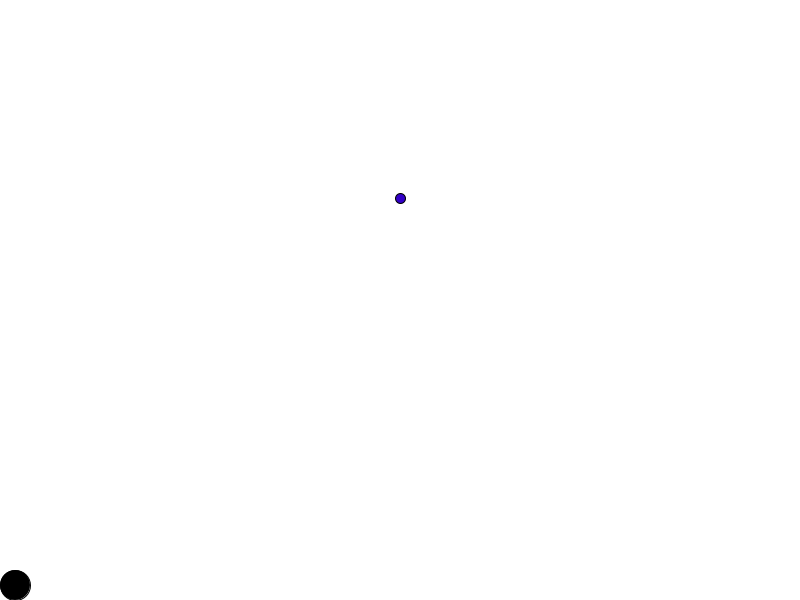
Frame 1 (no input)
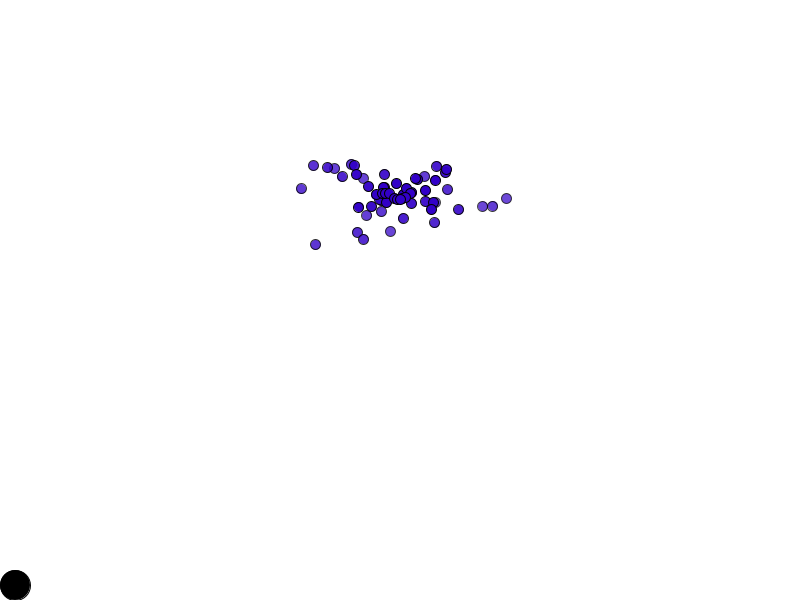
Frame 60 (the mouse pressed at the canvas centre just before this capture)
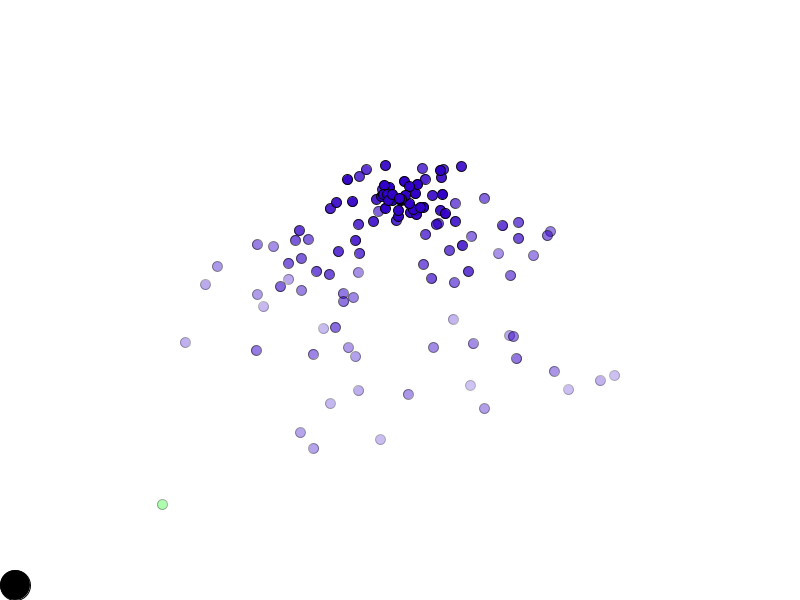
Frame 120 (the mouse held since frame 60 and released just before this capture)

The Processing sketch that drew these frames (run headless with seeded random() and noise(); from frame 60 on, the mouse is pressed at the canvas centre):

// Processing sketch: Labo01_JV
// ── Labo01_JV.pde
int currentTime;
int deltaTime;
int previousTime;

Emitter emitter;
Player player;

void setup() {
  size(800, 600);
  emitter = new Emitter (new PVector( width / 2, height / 3), 10);
  player = new Player();
}

void draw() {
  currentTime = millis();
  deltaTime = currentTime - previousTime;
  previousTime = currentTime;

  update(deltaTime);
  display();
}

void update(int deltaTime) {
  player.playerMovement();
  emitter.applyAttraction(player);
  emitter.update(deltaTime);

}

void display() {
  background(255);
  player.display();
  emitter.display();
}

// ── Emitter.pde
class Emitter {
  PVector position;
  int particleRate;
  int lastParticleTime;
  ArrayList<Particle> particles;
  int maxParticles = 1000;
  int attractedDistance = 300;
  
  Player player;

  Emitter(PVector l, int rate) {
    position = l.copy();
    particleRate = rate;
    lastParticleTime = 0;
    particles = new ArrayList<Particle>();
  }
  
  void applyAttraction(Player player) {
    for (Particle p : particles) {
      float distance =  dist(player.position.x, player.position.y, p.position.x, p.position.y);
      if(distance < attractedDistance){
        PVector force = player.attract(p);
        p.applyForce(force);
        p.changeColor();
      }

    }
}

  void update(int deltaTime) {
    if (millis() - lastParticleTime > particleRate && particles.size() < maxParticles) {
      lastParticleTime = millis();
      particles.add(new Particle(position));
    }

    for (Particle p : particles) {
      p.update();
    }
  }

  void display() {
    for (Particle p : particles) {
      p.display();
    }
  }
  
  void setDistance(int distance){
    this.attractedDistance = distance;
    
  }
}

// ── Particle.pde
class Particle {
  PVector position;
  PVector velocity;
  PVector acceleration;
  float lifespan;
  color particuleColor;
  color attractedColor = color(0, 255, 0);
  
  int maxParticles = 100;



  Particle() {
    position = new PVector(width/2, height/3);
    initialize();
  }

  Particle(PVector l) {
    position = l.copy();
    initialize();
  }
  
  void applyForce(PVector force) {
      acceleration.add(force);
    }


  void initialize() {
    velocity = new PVector(random(-2, 2), random(-2, 0));
    acceleration = new PVector(0, 0.05);
    lifespan = 300;
    particuleColor = color(50, 0, 200);

  }

  void update() {
    velocity.add(acceleration);
    position.add(velocity);
    lifespan -= 2.0;

    if(isDead()) {
      reset();
    }
  }

  void display() {
    stroke(0, lifespan);
    fill(particuleColor, lifespan);
    ellipse(position.x, position.y, 10, 10);
  }

  boolean isDead() {
    return lifespan < 0.0;
  }

  void reset() {
    position.set (width/2,  height/3);
    velocity.set (random(-2, 2), random(-2, 0));    
    lifespan = 300;
    acceleration = new PVector(0, 0.05);
    particuleColor = color(50, 0, 200);
    
  }
  
  void changeColor(){
    particuleColor = attractedColor;
  }
}

// ── Player.pde
class Player{
  PVector position;
  PVector velocity;
  float power = 200;
  
  
  
  Player(){
    position = new PVector(15, height - 15);
    velocity = new PVector(5,0);
  }
  
  void playerMovement(){
  if(keyPressed){
    if(key == 'a' || key == 'A'){
      position.sub(velocity); 
    }
    
    if(key == 'd' || key == 'D'){
      position.add(velocity); 
    }
  }
  position.x = constrain(position.x, 15, width - 15);
}

PVector attract( Particle particle) {
    PVector force = PVector.sub(this.position, particle.position);
    float distance = force.mag();
    distance = constrain(distance, 5, 50);
    float strength = this.power / (distance * distance);
    force.setMag(strength);
    return force;
  }
  
 void display(){
    fill(0); 
    ellipse(position.x, position.y, 30, 30);
  }

}
